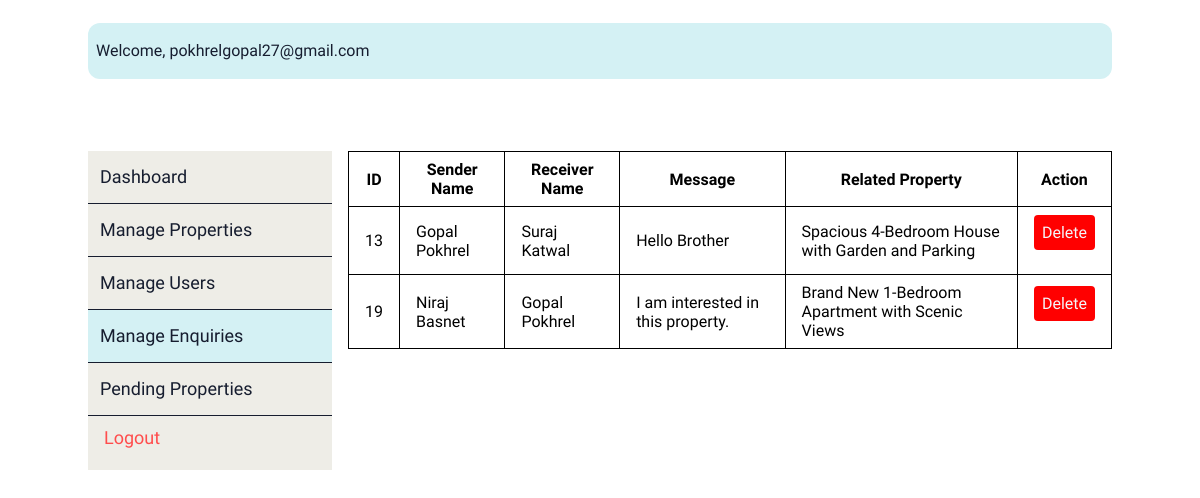
The app's page /admin/manage-messages.php (signed in) with its own data.
### tables this page shows
CREATE TABLE `messages` (
  `message_id` int NOT NULL AUTO_INCREMENT,
  `receiver_id` int NOT NULL,
  `sender_id` int DEFAULT NULL,
  `sender_name` varchar(100) DEFAULT NULL,
  `sender_email` varchar(200) DEFAULT NULL,
  `sender_phone` varchar(100) DEFAULT NULL,
  `message` text,
  `property_id` int DEFAULT NULL,
  `date_posted` timestamp NULL DEFAULT CURRENT_TIMESTAMP,
  PRIMARY KEY (`message_id`),
  KEY `receiver_id` (`receiver_id`),
  KEY `sender_id` (`sender_id`),
  KEY `property_id` (`property_id`),
  CONSTRAINT `messages_ibfk_1` FOREIGN KEY (`receiver_id`) REFERENCES `users` (`id`) ON DELETE CASCADE,
  CONSTRAINT `messages_ibfk_2` FOREIGN KEY (`sender_id`) REFERENCES `users` (`id`) ON DELETE CASCADE,
  CONSTRAINT `messages_ibfk_3` FOREIGN KEY (`property_id`) REFERENCES `properties` (`property_id`) ON DELETE CASCADE
);

CREATE TABLE `users` (
  `id` int NOT NULL AUTO_INCREMENT,
  `fullname` varchar(100) NOT NULL,
  `email` varchar(100) NOT NULL,
  `password` varchar(100) NOT NULL,
  `phone_number` varchar(50) DEFAULT NULL,
  PRIMARY KEY (`id`),
  UNIQUE KEY `id` (`id`),
  UNIQUE KEY `email` (`email`)
);

CREATE TABLE `properties` (
  `property_id` int NOT NULL AUTO_INCREMENT,
  `property_type` varchar(50) NOT NULL,
  `title` varchar(200) NOT NULL,
  `province` varchar(100) NOT NULL,
  `location` varchar(100) NOT NULL,
  `listing_type` varchar(50) NOT NULL,
  `about` varchar(1500) DEFAULT NULL,
  `price` bigint NOT NULL,
  `contact_person` int DEFAULT NULL,
  `img_url` varchar(300) DEFAULT NULL,
  `iframe_src` varchar(700) DEFAULT NULL,
  `status` varchar(10) DEFAULT NULL,
  PRIMARY KEY (`property_id`),
  KEY `fk_contact_person` (`contact_person`),
  CONSTRAINT `fk_contact_person` FOREIGN KEY (`contact_person`) REFERENCES `users` (`id`) ON DELETE CASCADE,
  CONSTRAINT `properties_ibfk_1` FOREIGN KEY (`contact_person`) REFERENCES `users` (`id`),
  CONSTRAINT `properties_ibfk_2` FOREIGN KEY (`contact_person`) REFERENCES `users` (`id`) ON DELETE CASCADE
);

### admin/manage-messages.php (the view, shortened to what this page needs)
<?php include 'common/connection.php'; ?>
<html>
<head>
    <?php include 'common/head.php'; ?>
</head>
<body class="bg-slate-100">
    <?php
    if (isset($_SESSION['username'])) {
    ?>
        <?php include 'common/admin-navbar.php'; ?>
    <?php
    } else {
        header('location:login.php');
    }
    ?>
    <div class="py-10 container mx-auto">
        <div class="grid grid-cols-4 gap-4">
            <?php include 'menu.php'; ?>
            <div class="col-span-3 mt-8">
                <div class="messageData">
                    <?php
                    $messageQuery = "SELECT * FROM messages";
                    $messageResult = mysqli_query($conn, $messageQuery);
                    if (mysqli_num_rows($messageResult) > 0) {
                    ?>
                        <table class="table-auto w-full">
                            <thead>
                                <tr>
                                    <th class="border px-4 py-2">ID</th>
                                    <th class="border px-4 py-2">Sender Name</th>
                                    <th class="border px-4 py-2">Receiver Name</th>
                                    <th class="border px-4 py-2">Message</th>
                                    <th class="border px-4 py-2">Related Property</th>
                                    <th class="border px-4 py-2">Action</th>
                                </tr>
                            </thead>
                            <tbody>
                                <?php
                                while ($message = mysqli_fetch_assoc($messageResult)) {
                                ?>
                                    <tr>
                                        <td class="border px-4 py-2"><?php echo $message['message_id']; ?></td>
                                        <td class="border px-4 py-2"><?php echo $message['sender_name']; ?></td>
                                        <td class="border px-4 py-2">
                                            <?php
                                            $query = "SELECT * FROM users WHERE id='$message[receiver_id]'";
                                            $result = mysqli_query($conn, $query);
                                            $user = mysqli_fetch_assoc($result);
                                            echo $user['fullname'];
                                            ?>
                                        </td>
                                        <td class="border px-4 py-2"><?php echo $message['message']; ?></td>
                                        <td class="border px-4 py-2">
                                            <?php
                                            $query = "SELECT * FROM properties WHERE property_id='$message[property_id]'";
                                            $result = mysqli_query($conn, $query);
                                            $property = mysqli_fetch_assoc($result);
                                            echo $property['title'];
                                            ?>
                                        </td>
                                        <td class="border px-4 py-2 text-center">
                                            <form action="" method="post">
                                                <button style="background-color: red;" type="submit" name="deleteMessage" class="text-light text-white p-2 rounded"> Delete</button>
                                            </form>
                                        </td>
                                    </tr>
                            <?php
                                }
                            } else {
                                echo "<h1 class='text-center text-2xl'>No Messages Found</h1>";
                            }
                            ?>
                            </tbody>
                        </table>
                </div>
            </div>
        </div>
    </div>
</body>
</html>

### style.css (style rules this page uses)
html { line-height: 1.5; }
body { padding: 15px; margin: 0; line-height: inherit; font-family: 'Questrial', sans-serif; }
.col-span-3 { grid-column: span 3 / span 3; }
.mx-auto { margin-left: auto; margin-right: auto; }
.mt-8 { margin-top: 2rem; }
.grid { display: grid; }
.w-full { width: 100%; }
.table-auto { table-layout: auto; }
.grid-cols-4 { grid-template-columns: repeat(4, minmax(0, 1fr)); }
.gap-4 { gap: 1rem; }
.p-2 { padding: 0.5rem; }
.rounded { border-radius: 0.25rem; }
.border { border-width: 1px; }
.px-4 { padding-left: 1rem; padding-right: 1rem; }
.py-10 { padding-top: 2.5rem; padding-bottom: 2.5rem; }
.py-2 { padding-top: 0.5rem; padding-bottom: 0.5rem; }
.text-center { text-align: center; }
table { text-indent: 0; border-color: inherit; border-collapse: collapse; }
button, input, optgroup, select, textarea { font-family: inherit; font-size: 100%; font-weight: inherit; line-height: inherit; color: inherit; margin: 0; padding: 0; }
button, [type='button'], [type='reset'], [type='submit'] { background-color: transparent; background-image: none; }
button, [role="button"] { cursor: pointer; }
.container { width: 100%; }
@media (min-width: 640px) { .container { max-width: 640px; } }
@media (min-width: 768px) { .container { max-width: 768px; } }
@media (min-width: 1024px) { .container { max-width: 1024px; } }
.text-light { --tw-text-opacity: 1; color: rgb(245 245 249 / var(--tw-text-opacity)); }

### records on screen
messages: message_id "13", sender_name "Gopal Pokhrel", receiver.fullname "Suraj Katwal", message "Hello Brother", property.title "Spacious 4-Bedroom House with Garden and Parking"
messages: message_id "19", sender_name "Niraj Basnet", receiver.fullname "Gopal Pokhrel", message "I am interested in this property.", property.title "Brand New 1-Bedroom Apartment with Scenic Views"

### other values on screen
$_SESSION['username'] "pokhrelgopal27@gmail.com"
